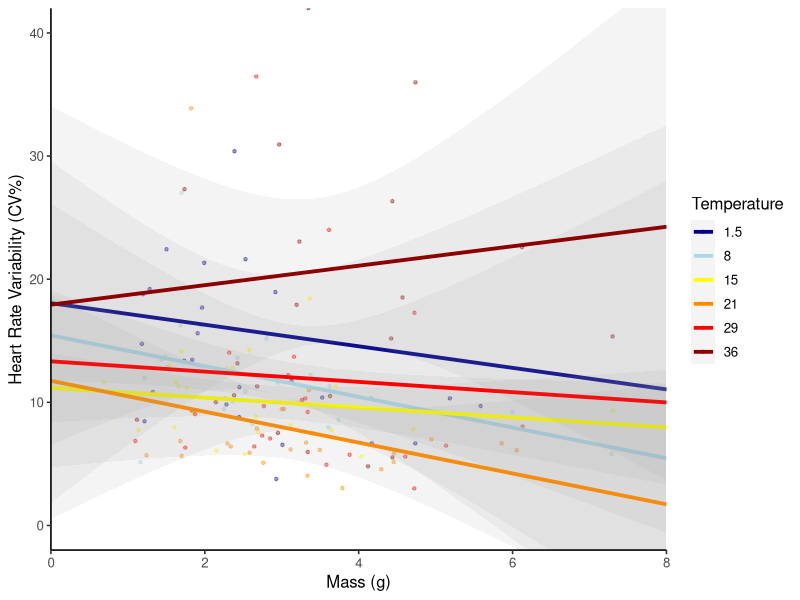
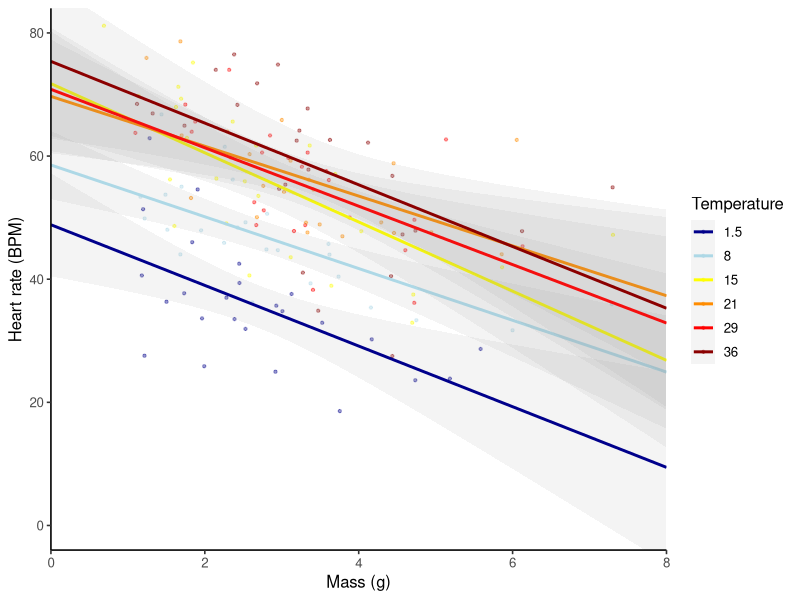

Reproduce these figures in R, in order.
###############################################################################
# Mass effect in HR and HRV after water immersion across different temperatures 
# Author: Edgar Alejandro Pardo-Sarmiento
###############################################################################
library(tidyverse)
library(ggpubr)
library(broom)
library(readxl)
library(car)

body_mass <- readxl::read_xlsx(
  "S1_File_Supplementary_data_Pardo_Sarmiento.xlsx",
  sheet = "Body_mass"
)
body_mass$ID <- as.character(body_mass$ID)
HRV_metrics_total <- readxl::read_xlsx(
  "S1_File_Supplementary_data_Pardo_Sarmiento.xlsx",
  sheet = "HRV_metrics_total"
)

HRV_metrics_total <- HRV_metrics_total %>%
  mutate(across(
    c(
      "Temperature",
      "MeanHR",
      "SDNN",
      "RMSSD",
      "pNN50",
      "NNi",
      "CV"
    ),
    as.numeric
  ))
HRV_metrics_total$ID <- as.character(HRV_metrics_total$ID)

combined_data <- left_join(
  HRV_metrics_total,
  body_mass,
  by = c("ID", "Treatment", "Block")
) %>%
  dplyr::filter(
    Temperature %in% c(1.5, 8, 15, 21, 29, 36)
  ) %>%
  dplyr::mutate(
    Temperature = factor(
      Temperature,
      levels = c(1.5, 8, 15, 21, 29, 36)
    )
  )
combined_data$Temperature <- factor(combined_data$Temperature)

mass_HR <- ggplot(
  combined_data,
  aes(x = `Mass_(g)`, y = MeanHR, color = Temperature)
) +
  geom_point(size = 0.8, alpha = 0.4) +
  geom_smooth(
    method = "lm",
    se = T,
    linewidth = 1,
    alpha = 0.10,
    fullrange = T
  ) +
  labs(
    x = "Mass (g)",
    y = "Heart rate (BPM)"
  ) +
  scale_color_manual(
    values = c(
      "darkblue",
      "lightblue",
      "yellow",
      "darkorange",
      "red",
      "darkred"
    )
  ) +
  theme(
    strip.text = element_text(face = "bold", size = 13),
    panel.grid.minor = element_blank(),
    legend.position = "none"
  ) +
  coord_cartesian(ylim = c(0, 80)) +
  scale_x_continuous(limits = c(0, 8), expand = c(0, 0)) +
  theme_classic2()


combined_data$Mass_centered <- combined_data$`Mass_(g)` -
  mean(combined_data$`Mass_(g)`, na.rm = TRUE)
model_lm_centered <- lm(
  MeanHR ~ Temperature * Mass_centered,
  data = combined_data
)
summary(model_lm_centered)
car::Anova(model_lm_centered, type = 3)


R2_by_temp_HR <- combined_data %>%
  group_by(Temperature) %>%
  summarise(
    model = list(lm(MeanHR ~ `Mass_(g)`, data = cur_data()))
  ) %>%
  mutate(stats = lapply(model, glance)) %>%
  tidyr::unnest_wider(stats) %>%
  dplyr::select(Temperature, adj.r.squared, p.value)
R2_by_temp_HR

slopes_by_temp_HR <- combined_data %>%
  group_by(Temperature) %>%
  summarise(
    model = list(lm(MeanHR ~ `Mass_(g)`, data = cur_data()))
  ) %>%
  mutate(coefs = lapply(model, tidy)) %>%
  unnest(coefs) %>%
  dplyr::select(
    Temperature,
    term,
    slope = estimate,
  )
slopes_by_temp_HR


#CV

mass_cv <- ggplot(
  combined_data,
  aes(x = `Mass_(g)`, y = CV, color = Temperature)
) +
  geom_point(size = 0.9, alpha = 0.4) +
  geom_smooth(
    method = "lm",
    se = T,
    linewidth = 1.3,
    alpha = 0.10,
    fullrange = T
  ) +
  scale_color_manual(
    values = c(
      "darkblue",
      "lightblue",
      "yellow",
      "darkorange",
      "red",
      "darkred"
    )
  ) +
  labs(
    x = "Mass (g)",
    y = "Heart Rate Variability (CV%)"
  ) +
  coord_cartesian(ylim = c(0, 40)) +
  scale_x_continuous(limits = c(0, 8), expand = c(0, 0)) +
  theme_classic2()

model_lm_centered <- lm(CV ~ Temperature * Mass_centered, data = combined_data)
summary(model_lm_centered)
car::Anova(model_lm_centered, type = 3)

R2_by_temp_CV <- combined_data %>%
  group_by(Temperature) %>%
  summarise(
    model = list(lm(CV ~ `Mass_(g)`, data = cur_data()))
  ) %>%
  mutate(stats = lapply(model, glance)) %>%
  tidyr::unnest_wider(stats) %>%
  dplyr::select(Temperature, adj.r.squared, p.value)
R2_by_temp_CV


slopes_by_temp_CV <- combined_data %>%
  group_by(Temperature) %>%
  summarise(
    model = list(lm(CV ~ `Mass_(g)`, data = cur_data()))
  ) %>%
  mutate(coefs = lapply(model, tidy)) %>%
  unnest(coefs) %>%
  dplyr::select(
    Temperature,
    term,
    slope = estimate,
  )
slopes_by_temp_CV
